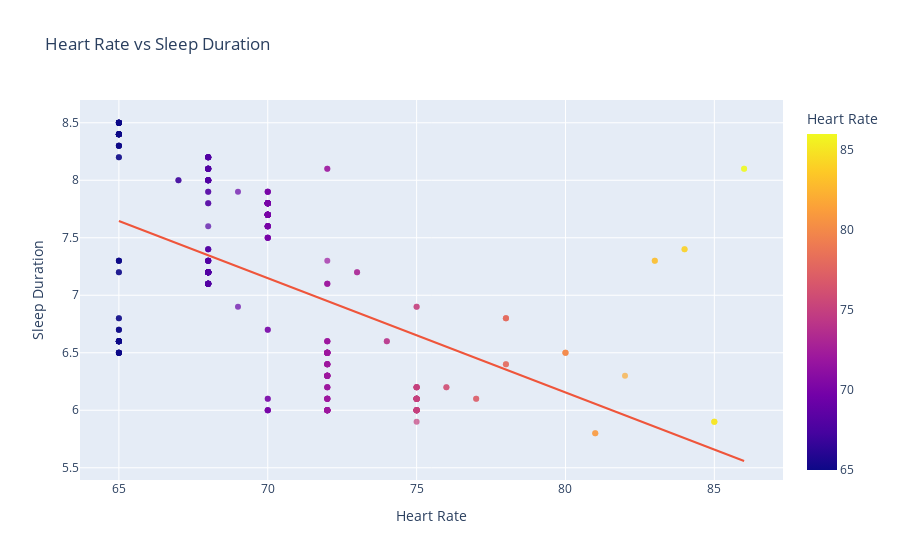

This figure's notebook cell:
### Markdown cell above
### Heart Rate vs Sleep Duration

### Code cell
fig = px.scatter(
    df,
    x="Heart Rate",
    y="Sleep Duration",
    trendline="ols",
    opacity=0.7,
    title="Heart Rate vs Sleep Duration",
    color="Heart Rate"
)

fig.show()

### Figure 1 — Plotly figure (JSON) as saved in the notebook; plotly's stock layout.template omitted (floating-point values rounded to 4 significant figures; data arrays with more than 128 entries replaced by an {"elided": "..."} marker saying what was removed)
{"data": [{"hovertemplate": "Heart Rate=%{marker.color}<br>Sleep Duration=%{y}<extra></extra>", "legendgroup": "", "marker": {"color": {"elided": "374 int values"}, "coloraxis": "coloraxis", "opacity": 0.7, "symbol": "circle"}, "mode": "markers", "name": "", "orientation": "v", "showlegend": false, "type": "scatter", "x": {"elided": "374 int values"}, "xaxis": "x", "y": {"elided": "374 float values"}, "yaxis": "y"}, {"hovertemplate": "<b>OLS trendline</b><br>Sleep Duration = -0.09936 * Heart Rate + 14.1038<br>R<sup>2</sup>=0.266726<br><br>Heart Rate=%{x}<br>Sleep Duration=%{y} <b>(trend)</b><extra></extra>", "legendgroup": "", "marker": {"symbol": "circle"}, "mode": "lines", "name": "", "showlegend": false, "type": "scatter", "x": {"elided": "374 int values"}, "xaxis": "x", "y": {"elided": "374 float values"}, "yaxis": "y"}], "layout": {"autosize": true, "coloraxis": {"colorbar": {"title": {"text": "Heart Rate"}}, "colorscale": [[0, "#0d0887"], [0.1111, "#46039f"], [0.2222, "#7201a8"], [0.3333, "#9c179e"], [0.4444, "#bd3786"], [0.5556, "#d8576b"], [0.6667, "#ed7953"], [0.7778, "#fb9f3a"], [0.8889, "#fdca26"], [1, "#f0f921"]]}, "legend": {"tracegroupgap": 0}, "title": {"text": "Heart Rate vs Sleep Duration"}, "xaxis": {"anchor": "y", "autorange": true, "domain": [0, 1], "range": [63.64, 87.36], "title": {"text": "Heart Rate"}, "type": "linear"}, "yaxis": {"anchor": "x", "autorange": true, "domain": [0, 1], "range": [5.392, 8.737], "title": {"text": "Sleep Duration"}, "type": "linear"}}}
